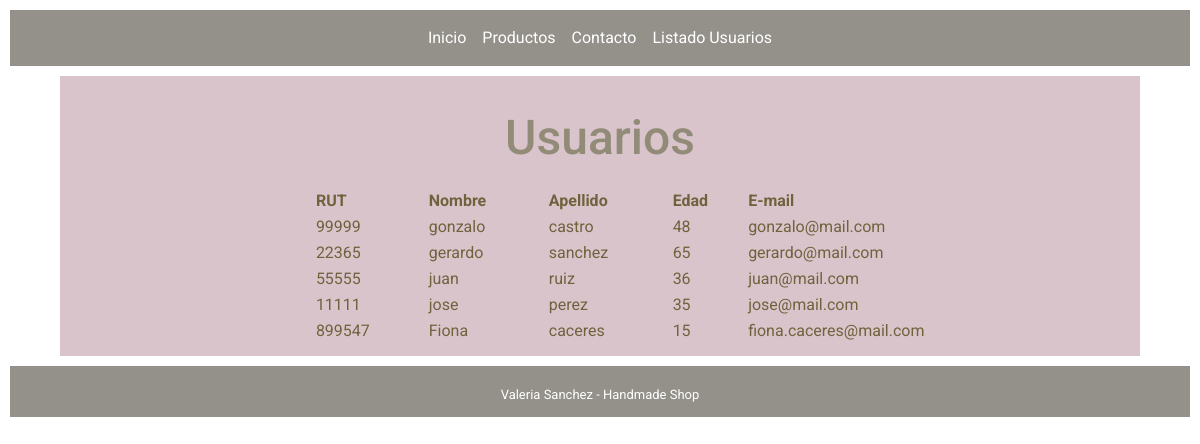
Screenshot of /usuarios/ with the database file from the repository.
### aplicacion1/models.py (models this page shows)
class Usuario(models.Model):
    rut=models.CharField(max_length=15, null=False)
    nombre=models.CharField(max_length=50, null=False)
    apellido=models.CharField(max_length=100, null=False)
    edad=models.IntegerField()
    email=models.EmailField()

### aplicacion1/views.py (the view)
# urls.py: path('usuarios/', views.usuarios, name='usuarios'),
def usuarios(request):
    usuario=Usuario.objects.all()
    return render (request,'aplicacion1/usuarios.html',{"data":usuario})

### aplicacion1/templates/aplicacion1/usuarios.html (shortened to what this page needs)
{%extends 'base_layout.html'%}{%block content%}
<body >
<div id="tabla_usuarios">
<header>
  <h1>Usuarios</h1>
</header>
    <table id="example" class="stripe" style="width:75%; margin-left: 23%">
      <thead>
        <tr>
          <th>RUT</th>
          <th>Nombre</th>
          <th>Apellido</th>
          <th>Edad</th>
          <th>E-mail</th>
        </tr>
      </thead>
      {% for cli in data %}
      <tbody>
        <tr>
          <td>{{cli.rut}}</td>
          <td>{{cli.nombre}}</td>
          <td>{{cli.apellido}}</td>
          <td>{{cli.edad}}</td>
          <td>{{cli.email}}</td>
        </tr>
      </tbody>
      {% endfor %}
    </table>
</div>
</body>
</html>
{%endblock content%}

### templates/base_layout.html (shortened to what this page needs)
{% load static %}
<!DOCTYPE html>
<html lang="en">
<head>
    <link href="https://cdn.jsdelivr.net/npm/bootstrap@5.1.3/dist/css/bootstrap.min.css" rel="stylesheet">
    <link rel="stylesheet" href="https://cdn.datatables.net/1.11.4/css/jquery.dataTables.min.css">
    <link href="{% static 'aplicacion1/style.css' %}" rel="stylesheet" type="text/css" />
</head>
<nav class="navbar navbar-expand-lg navbar-light bg-black_1">
	<div class="container-fluid justify-content-center" id="barranav">
		<ul class="navbar-nav mb-2 mb-lg-0">
			<li class="nav-item">
				<a class="nav-link" href="{% url 'index' %}" id="form-contact">Inicio</a>
			</li>
			<li class="nav-item">
				<a class="nav-link" href="{% url 'productos' %}" id="form-contact">Productos</a>
			</li>
			<li class="nav-item">
				<a class="nav-link" href="{% url 'contacto' %}" id="form-contact">Contacto</a>
			</li>
	<li class="nav-item">
				<a class="nav-link" href="{% url 'usuarios' %}" id="form-contact">Listado Usuarios</a>
			</li>
	</div>
</nav>
{%block content%}
{%endblock content%}
<footer>
	<div class="pie">
    <br>Valeria Sanchez - Handmade Shop
    </div>
</footer>
</html>

### aplicacion1/static/aplicacion1/style.css (style rules this page uses)
body { font-family: 'Roboto', sans-serif; }
h1 { text-align: center; color: rgb(146, 139, 120); font-size: xx-large; }
header { text-align: center; color: rgba(30, 39, 46,1.0); margin:2%; }
header h1 { text-align: center; text-align: center; color: rgb(146, 139, 120); font-size: xxX-large; }
.bg-black_1 { background-color: rgb(148, 145, 138); }
nav { margin: 10px; }
#form-contact { color: #fff; text-align: center; }
::placeholder { color: rgb(146, 139, 120); font-size: 90%; }
#tabla_usuarios { background-color: rgb(218, 196, 204); padding: 1%; margin-right: 5%; margin-left: 5%; color:rgb(112, 98, 61); }
footer { background-color: rgb(148, 145, 138); color:#fff; text-align: center; margin-top: 10px; margin-bottom: 10%; padding-bottom: 1%; margin:10px; font-size: small; }

### rows the page displays
Usuario: rut "99999", nombre "gonzalo", apellido "castro", edad "48", email "gonzalo@mail.com"
Usuario: rut "22365", nombre "gerardo", apellido "sanchez", edad "65", email "gerardo@mail.com"
Usuario: rut "55555", nombre "juan", apellido "ruiz", edad "36", email "juan@mail.com"
Usuario: rut "11111", nombre "jose", apellido "perez", edad "35", email "jose@mail.com"
Usuario: rut "899547", nombre "Fiona", apellido "caceres", edad "15", email "fiona.caceres@mail.com"
